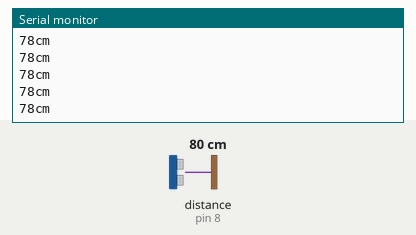
A sketch run on a simulated Arduino Uno, built with avr-gcc and run on an emulated ATmega328P. Shown: the last lines printed to the serial monitor. Wiring (inferred from the names in the program): ultrasonic range finder: trigger pin 7; echo pin 8. Inputs (shaded band) come from the test bench; at power-on: distance to the obstacle (sensor on pin 8) 80 cm. The echo pulse lasts 58.3 µs per cm.

Above: at 1.2 s.
1.3 s: distance to the obstacle (sensor on pin 8) set to 18 cm
At 2.4 s:
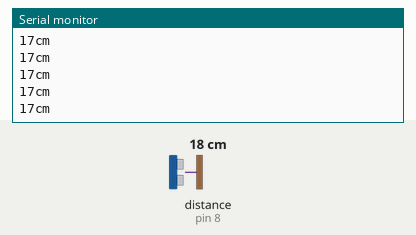
4.3 s: distance to the obstacle (sensor on pin 8) set to 4 cm
At 5.4 s:
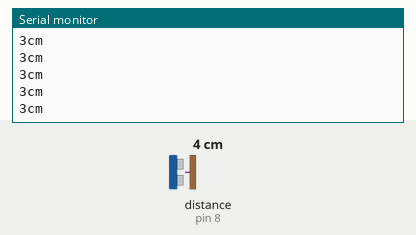
Timing chart, 0 to 7.3 s (numbered marks = the images above; inputs shaded):
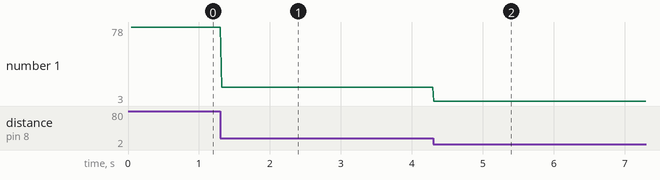

The sketch:

Ultrasonic_Sensor.ino
```cpp
#include "SR04.h"


#define TRIG_PIN 7
#define ECHO_PIN 8

SR04 sr04 = SR04 (ECHO_PIN, TRIG_PIN);
long distance;

void setup() {
  // put your setup code here, to run once:

  Serial.begin (9600);
}

void loop() {
  // put your main code here, to run repeatedly:

  distance = sr04.DistanceAvg(); //DistanceAvg is a function that returns the average distance it is just slower
  Serial.print(distance);
  Serial.println("cm");
  //delay(10);

}
```

SR04.h
```cpp
#ifndef SR04_H
#define SR04_H

#if defined(ARDUINO) && ARDUINO >= 100
	#include "Arduino.h"
#else
	#include "WProgram.h"
#endif
//#include "pins_arduino.h"

#include <inttypes.h>

#define PULSE_TIMEOUT 150000L	// 100ms
#define DEFAULT_DELAY 10
#define DEFAULT_PINGS 5
class SR04 {
public:

	/**
	* Constructor
	* Ultrasonic sensor SR04, four connections pins
	* VCC, ECHO, TRIGGER, GND
	* <br>
	* \param echoPin digital INPUT-Pin for measuring distance
	* \param triggerPin if 10us high a trigger signal is generated from
	*					SR04
	*
	* \return void
	*/
	SR04(int echoPin, int triggerPin);

	/**
	* Do a measurment for this sensor. Return distance as long
	* in centimenter
	* \return long distance in centimeter
	*/
	long Distance();

	/**
	* Do count measurents and calculate the average.
	* To avoid defilement from ow/high peaks, min/max values
	* are substracted from the average
	*
	* \param wait delay between measurements, default = DEFAULT_DELAY/ms
	* \param count number of measurements, default DEFAULT_PINGS
	* \return long distance in centimeter
	**/
	long DistanceAvg(int wait=DEFAULT_DELAY, int count=DEFAULT_PINGS);

	/**
	* Do only a ping. Get result with methode getDistance()
	*
	* \param keine
	*/
	void Ping() ;

	/**
	* return latest distance. Methode Ping() should be called before
	* \param keine
	* \return Distanz in Zentimeter
	*/
	long getDistance();


private:
	/**
	* Do the measurement calculation and return result in centimeter
	* SR04 measure echo time to obstacle and return way.
	* <br>
	* Sound travels with 340m/sec
	* <br>
	* Example: Obstace 100cm away from SR04. Measure time is 100cm to
	* obstacle and 100cm return = 200cm
	* <br>
	* 1sec = 1000ms = 1.000.000uS
	* 1.000.000 / 340 = Distance in microseconds for 100cm
	* 2941uS fuer 100cm = 5882 uS fuer 200cm
	*
	* duration / 5882 * 100 = distance in cm
	*/
	long MicrosecondsToCentimeter(long duration);

	long _currentDistance;
	int _echoPin, _triggerPin;
	long _duration, _distance;
	bool _autoMode;
};
#endif
```

Measured:
- after the input at 1.3 s, the serial monitor: prints a new line at once (image 1)
- after the input at 4.3 s, the serial monitor: prints a new line at once (image 2)
- plotted number 1: 78 → 17 after the input at 1.3 s, 17 → 3 after the input at 4.3 s
